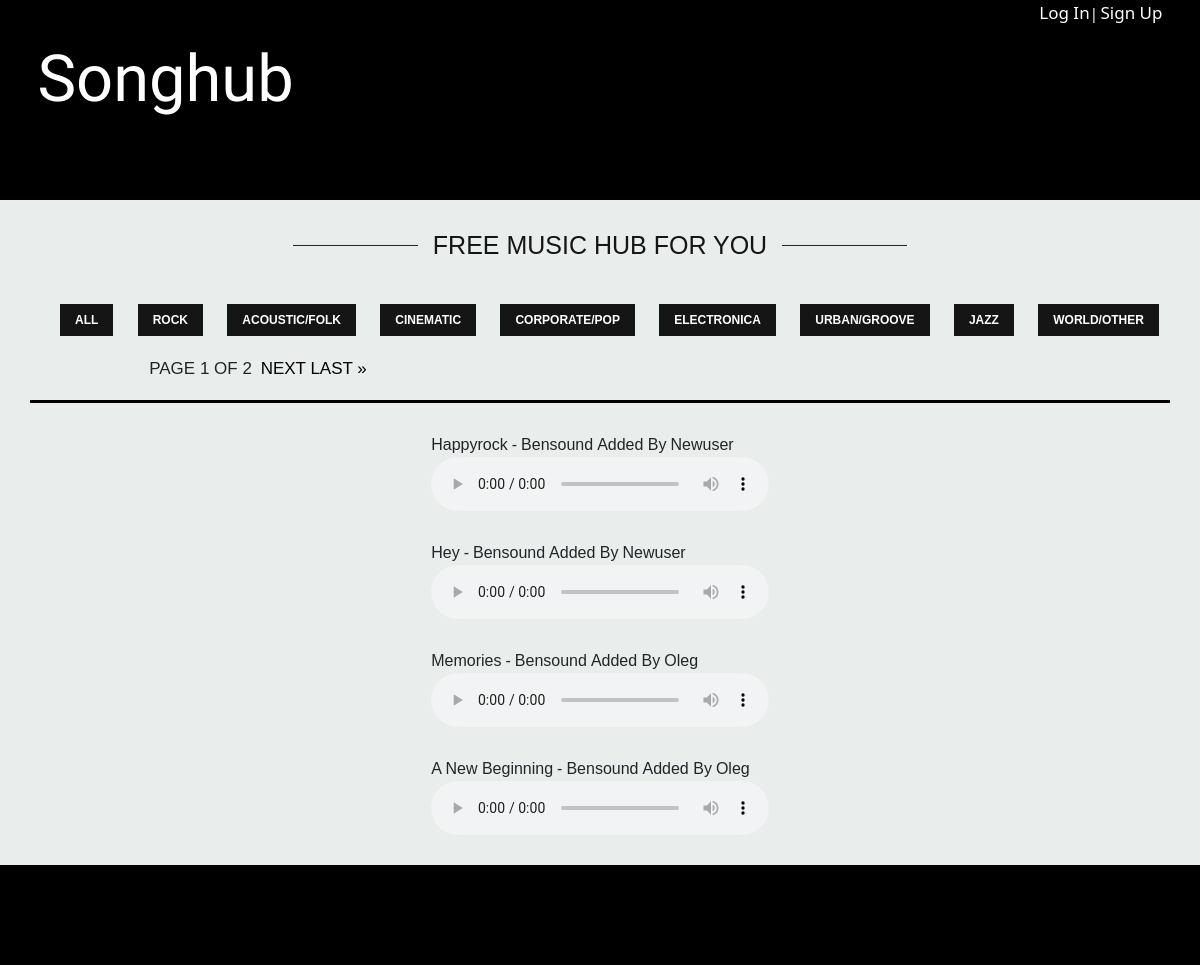
The page /?genre=rock on the database its author committed.
### songhub/models.py (models this page shows, shortened)
class Song(models.Model):
    author = models.ForeignKey(settings.AUTH_USER_MODEL, on_delete=models.CASCADE)
    name = LowerCharField(max_length=15)
    singer = models.CharField(max_length=15)
    upload = models.FileField(upload_to='', validators=[FileExtensionValidator(allowed_extensions=['mp3'])])
    created_date = models.DateTimeField(default=timezone.now)
    duration = models.IntegerField(default=0)
    genre = models.CharField(
        max_length=32,
        choices=GENRES,
        default='rock',
    )

### account/models.py (models this page shows, shortened)
class MyUser(AbstractBaseUser, PermissionsMixin):
    email = models.EmailField(max_length=60, unique=True, verbose_name='email', blank=False)
    avatar = models.ImageField(upload_to='', validators=[FileExtensionValidator(allowed_extensions=['jpg'])])
    username = models.CharField(max_length=15)
    is_active = models.BooleanField(default=True)
    is_staff = models.BooleanField(default=False)
    is_admin = models.BooleanField(default=False)
    is_superuser = models.BooleanField(default=False)
    class Meta:
        verbose_name = 'user'
        verbose_name_plural = 'users'
    USERNAME_FIELD = 'email'
    REQUIRED_FIELDS = ['username', 'avatar']
    objects = MyAccountManager()

### songhub/views.py (the view)
# urls.py: path('', views.song_list, name='song_list'),
def song_list(request):
    f = SongFilter(request.GET, queryset=Song.objects.all())
    paginator = Paginator(f.qs, 4)
    page_number = request.GET.get('page')
    songs_page = paginator.get_page(page_number)
    return render(request, 'songhub/song_list.html', {'songs_page': songs_page, 'GENRES': GENRES})

### songhub/templates/songhub/song_list.html (shortened to what this page needs)
{% extends 'account/base.html' %}
{% block content %}
<div class="container-fluid p-0 h-25">
    <div class="information">
        <div class="container h-100 p-0">
            <div class="container-fluid p-0 h-50">
                <div class="slogan">
                    <div class="trait"></div>
                    <h2>free music hub for you</h2>
                    <div class="trait"></div>
                </div>
            </div>
            <div class="container-fluid p-0 h-50">
                <div class="container-fluid p-3 h-50">
                    <ul class="genre">
                        <li>
                            <a href="?genre=">all</a>
                        </li>
                        {% for genre in GENRES %}
                        <li>
                            <a href="?genre={{ genre.0 }}">{{ genre.1 }}</a>
                        </li>
                        {% endfor %}
                    </ul>
                </div>
                <div class="container-fluid p-0 h-50" style="width: 100%;">
                    <div class="toolbar">
                        <div style="width: 40%;">
                            <div class="pagination" style="width: 100%;">
                                <span class="step-links">
                                    <span class="current">
                                        Page {{ songs_page.number }} of {{ songs_page.paginator.num_pages }}
                                    </span>
                                    {% if songs_page.has_next %}
                                        <a href="?page={{ songs_page.next_page_number }}">next</a>
                                        <a href="?page={{ songs_page.paginator.num_pages }}">last &raquo;</a>
                                    {% endif %}
                                </span>
                            </div>
                        </div>
                        <div style="width: 60%;">
                        </div>
                    </div>
                </div>
            </div>
        </div>
    </div>
</div>
<div class="container" style="min-height:400px !important; border-top: solid black;">
    {% for song in songs_page %}
    <div class="song">
        <div class="song-info">
            <div class="name">
                {{ song.name }}
            </div>
            <div> - </div>
            <div class="singer">
                {{ song.singer }}
            </div>
            <div> Added by </div>
            <div class="user">
                {{ song.author.username }}
            </div>
        </div>
        <audio controls src= "{{ song.upload.url }}" class="audio-style"></audio>
    </div>
    {% endfor %}
</div>
{% endblock %}

### account/static/css/account.css (style rules this page uses)
.information { background: #E9EEEC; }
.slogan { height: 80px; line-height: 100px; text-align: center; }
.trait { position: relative; height: 1px; top: -8px; margin-left: 12px; margin-right: 12px; border-bottom: solid; border-width: 1px; width: 125px; display: inline-block; }
h2 { color: #151515; font-weight: normal; font-family: arial,tahoma, arial, sans-serif; font-size: 25px; display: inline-block; text-transform: uppercase; }
.genre { display: flex; justify-content: space-between; }
.genre li { display: inline-block; vertical-align:middle; }
.genre li a { text-shadow: none; text-transform: uppercase; font-size: 12px; line-height: 20px; font-weight: bold; vertical-align: baseline; color: #fff; margin: 0px 1px 1px 0px; -webkit-transition: background-color .3s ease, border .2s ease, color .2s ease, opacity .2s ease-in-out; transition: background-color .3s ease, border .2s ease, color .2s ease, opacity .2s ease-in-out; background-color: #151515; padding: 9px 15px 9px 15px; font-family: arial,sans-serif; text-decoration: none; }
.song { margin: auto; width: 30%; margin-top: 30px; margin-bottom: 30px; }
.audio-style { width: 100%; }
.song-info { display: flex; font-family: arial,sans-serif; font-size: 16px; text-transform: capitalize; }
.song-info div { margin-right: 4px; }
.toolbar { display: flex; flex-direction: row; margin-top: 6px; }
.pagination { font-family: arial,sans-serif; font-size: 17px; margin: 0px; padding: 0px; vertical-align: middle; text-decoration: none; text-transform: uppercase; }
.current { margin-right: 4px; }
.step-links { margin: auto; }
.step-links a { text-decoration: none; color: black; text-align: center; }

### rows shown on the page
Song: name "Happyrock", singer "Bensound", author.username "Newuser"
Song: name "Hey", singer "Bensound", author.username "Newuser"
Song: name "Memories", singer "Bensound", author.username "Oleg"
Song: name "A New Beginning", singer "Bensound", author.username "Oleg"

### other values the page prints
{{ genre.1 }} "ROCK" "ACOUSTIC/FOLK" "CINEMATIC" "CORPORATE/POP" "ELECTRONICA" "URBAN/GROOVE" "JAZZ" "WORLD/OTHER"
{{ songs_page.number }} "1"
{{ songs_page.paginator.num_pages }} "2"
